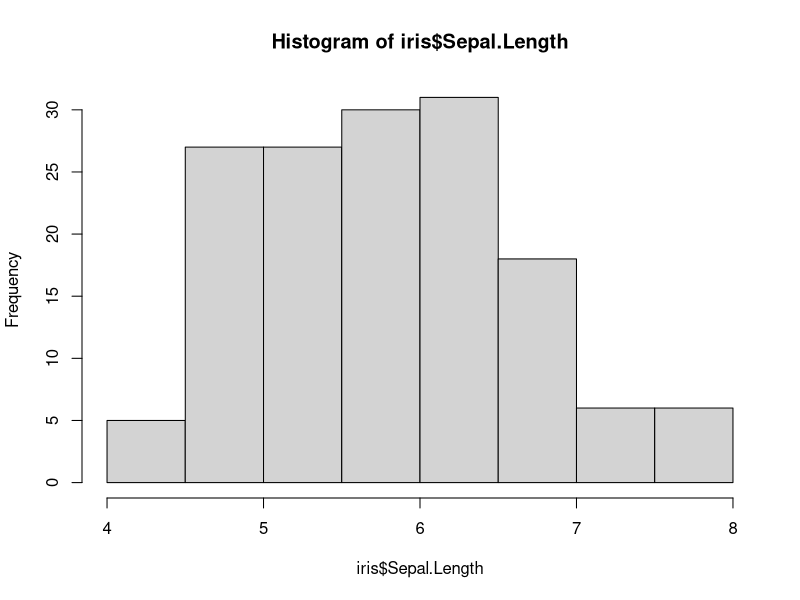

Reproduce this figure in R.
## ---- chunk 1
View(iris)
## ---- chunk 2
nrow(iris)
## ---- chunk 3
ncol(iris)
## ---- chunk 4
dim(iris)
## ---- chunk 5
hist(iris$Sepal.Length)
